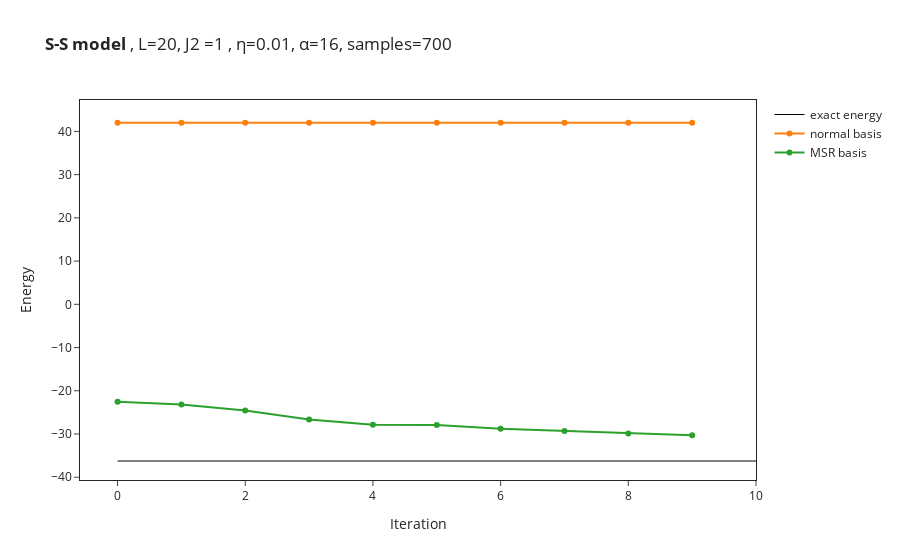

The code cell stored with this chart in its notebook:
### Code cell
# import the data from log file
OUT_NAME_suffixless=OUT_NAME
data = []
for i in range(no_of_runs):
    data.append(json.load(open(OUT_NAME_suffixless+str(i)+".log")))
names = ["normal basis","MSR basis"]
if DTYPE==np.complex128:
    energy_convergence = [data[i]["Energy"]["Mean"]["real"] for i in range(no_of_runs)]
    # DS_factor_convergence = [data[i]["DS_factor"]["Mean"]["real"] for i in range(no_of_runs)]
else:
    energy_convergence = [data[i]["Energy"]["Mean"] for i in range(no_of_runs)]
    # DS_factor_convergence = [data[i]["DS_factor"]["Mean"] for i in range(no_of_runs)]
for i in range(no_of_runs):
    figure.add_trace(go.Scatter(
        x=data[i]["Energy"]["iters"], y=energy_convergence[i],
        name=names[i]
    ))
    # figure.add_trace(go.Scatter(
    #     x=data[i]["Energy"]["iters"], y=DS_factor_convergence[i],
    #     name=names[i]+"_DS"
    # ))

#figure.add_hline(y=exact_gs_energy)
figure.update_layout(xaxis_title="Iteration",yaxis_title="Energy")
figure.show()

### Figure 1 — Plotly figure (JSON) as saved in the notebook; plotly's stock layout.template omitted (floating-point values rounded to 4 significant figures)
{"data": [{"line": {"color": "#000000", "width": 1}, "mode": "lines", "name": "exact energy", "type": "scatter", "x": [0, 10], "y": [-36.25, -36.25]}, {"name": "normal basis", "type": "scatter", "x": [0, 1, 2, 3, 4, 5, 6, 7, 8, 9], "y": [42.0, 42.0, 42.0, 42.0, 42.0, 42.0, 42.0, 42.0, 42.0, 42.0]}, {"name": "MSR basis", "type": "scatter", "x": [0, 1, 2, 3, 4, 5, 6, 7, 8, 9], "y": [-22.55, -23.2, -24.55, -26.63, -27.87, -27.94, -28.81, -29.32, -29.88, -30.31]}], "layout": {"title": {"text": "<b>S-S model </b>, L=20, J2 =1 , η=0.01, α=16, samples=700"}, "xaxis": {"mirror": true, "showline": true, "title": {"text": "Iteration"}}, "yaxis": {"mirror": true, "showline": true, "title": {"text": "Energy"}}}}
